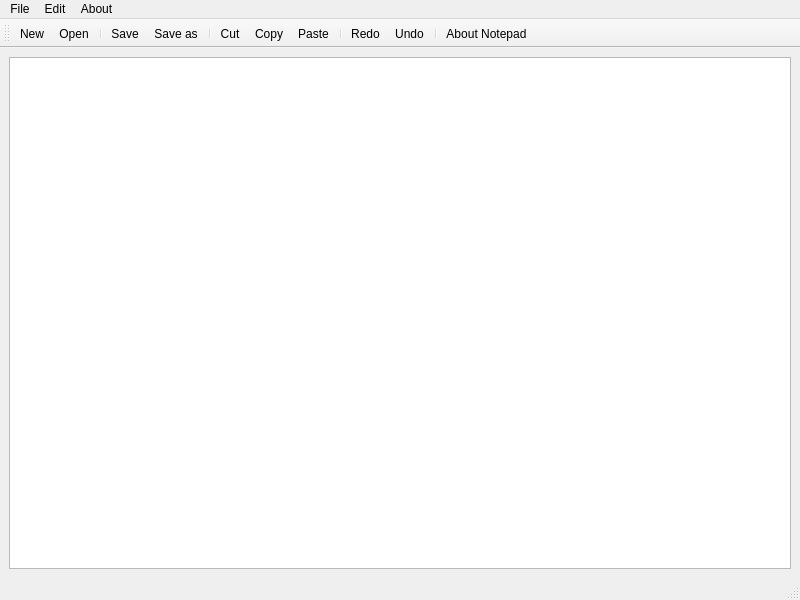
<?xml version="1.0" encoding="UTF-8"?>
<ui version="4.0">
 <class>MainWindow</class>
 <widget class="QMainWindow" name="MainWindow">
  <property name="geometry">
   <rect>
    <x>0</x>
    <y>0</y>
    <width>800</width>
    <height>600</height>
   </rect>
  </property>
  <property name="windowTitle">
   <string>MainWindow</string>
  </property>
  <widget class="QWidget" name="centralwidget">
   <layout class="QHBoxLayout" name="horizontalLayout">
    <item>
     <widget class="QTextEdit" name="textEdit"/>
    </item>
   </layout>
  </widget>
  <widget class="QMenuBar" name="menubar">
   <property name="geometry">
    <rect>
     <x>0</x>
     <y>0</y>
     <width>800</width>
     <height>23</height>
    </rect>
   </property>
   <widget class="QMenu" name="menuFile">
    <property name="title">
     <string>File</string>
    </property>
    <addaction name="actionNew"/>
    <addaction name="actionOpen"/>
    <addaction name="separator"/>
    <addaction name="actionSave"/>
    <addaction name="actionSave_as"/>
    <addaction name="separator"/>
    <addaction name="actionQuit"/>
   </widget>
   <widget class="QMenu" name="menuEdit">
    <property name="title">
     <string>Edit</string>
    </property>
    <addaction name="actionCut"/>
    <addaction name="actionCopy"/>
    <addaction name="actionPaste"/>
    <addaction name="separator"/>
    <addaction name="actionRedo"/>
    <addaction name="actionUndo"/>
   </widget>
   <widget class="QMenu" name="menuAbout">
    <property name="title">
     <string>About</string>
    </property>
    <addaction name="actionAbout_Notepad"/>
   </widget>
   <addaction name="menuFile"/>
   <addaction name="menuEdit"/>
   <addaction name="menuAbout"/>
  </widget>
  <widget class="QStatusBar" name="statusbar"/>
  <widget class="QToolBar" name="toolBar">
   <property name="windowTitle">
    <string>toolBar</string>
   </property>
   <attribute name="toolBarArea">
    <enum>TopToolBarArea</enum>
   </attribute>
   <attribute name="toolBarBreak">
    <bool>false</bool>
   </attribute>
   <addaction name="actionNew"/>
   <addaction name="actionOpen"/>
   <addaction name="separator"/>
   <addaction name="actionSave"/>
   <addaction name="actionSave_as"/>
   <addaction name="separator"/>
   <addaction name="actionCut"/>
   <addaction name="actionCopy"/>
   <addaction name="actionPaste"/>
   <addaction name="separator"/>
   <addaction name="actionRedo"/>
   <addaction name="actionUndo"/>
   <addaction name="separator"/>
   <addaction name="actionAbout_Notepad"/>
  </widget>
  <action name="actionNew">
   <property name="icon">
    <iconset resource="Resource.qrc">
     <normaloff>:/res/icons/add.png</normaloff>:/res/icons/add.png</iconset>
   </property>
   <property name="text">
    <string>New</string>
   </property>
  </action>
  <action name="actionOpen">
   <property name="icon">
    <iconset resource="Resource.qrc">
     <normaloff>:/res/icons/folder.png</normaloff>:/res/icons/folder.png</iconset>
   </property>
   <property name="text">
    <string>Open</string>
   </property>
  </action>
  <action name="actionSave">
   <property name="icon">
    <iconset resource="Resource.qrc">
     <normaloff>:/res/icons/save(2).png</normaloff>:/res/icons/save(2).png</iconset>
   </property>
   <property name="text">
    <string>Save</string>
   </property>
  </action>
  <action name="actionSave_as">
   <property name="icon">
    <iconset resource="Resource.qrc">
     <normaloff>:/res/icons/1539.svg</normaloff>:/res/icons/1539.svg</iconset>
   </property>
   <property name="text">
    <string>Save as</string>
   </property>
  </action>
  <action name="actionCut">
   <property name="icon">
    <iconset resource="Resource.qrc">
     <normaloff>:/res/icons/scissors.png</normaloff>:/res/icons/scissors.png</iconset>
   </property>
   <property name="text">
    <string>Cut</string>
   </property>
  </action>
  <action name="actionCopy">
   <property name="icon">
    <iconset resource="Resource.qrc">
     <normaloff>:/res/icons/copy.png</normaloff>:/res/icons/copy.png</iconset>
   </property>
   <property name="text">
    <string>Copy</string>
   </property>
  </action>
  <action name="actionPaste">
   <property name="icon">
    <iconset resource="Resource.qrc">
     <normaloff>:/res/icons/blank.png</normaloff>:/res/icons/blank.png</iconset>
   </property>
   <property name="text">
    <string>Paste</string>
   </property>
  </action>
  <action name="actionRedo">
   <property name="icon">
    <iconset resource="Resource.qrc">
     <normaloff>:/res/icons/redo.png</normaloff>:/res/icons/redo.png</iconset>
   </property>
   <property name="text">
    <string>Redo</string>
   </property>
  </action>
  <action name="actionUndo">
   <property name="icon">
    <iconset resource="Resource.qrc">
     <normaloff>:/res/icons/undo(1).png</normaloff>:/res/icons/undo(1).png</iconset>
   </property>
   <property name="text">
    <string>Undo</string>
   </property>
  </action>
  <action name="actionQuit">
   <property name="icon">
    <iconset resource="Resource.qrc">
     <normaloff>:/res/icons/quit.png</normaloff>:/res/icons/quit.png</iconset>
   </property>
   <property name="text">
    <string>Quit</string>
   </property>
  </action>
  <action name="actionAbout_Notepad">
   <property name="icon">
    <iconset resource="Resource.qrc">
     <normaloff>:/res/icons/about.png</normaloff>:/res/icons/about.png</iconset>
   </property>
   <property name="text">
    <string>About Notepad</string>
   </property>
  </action>
 </widget>
 <resources>
  <include location="Resource.qrc"/>
 </resources>
 <connections/>
</ui>
